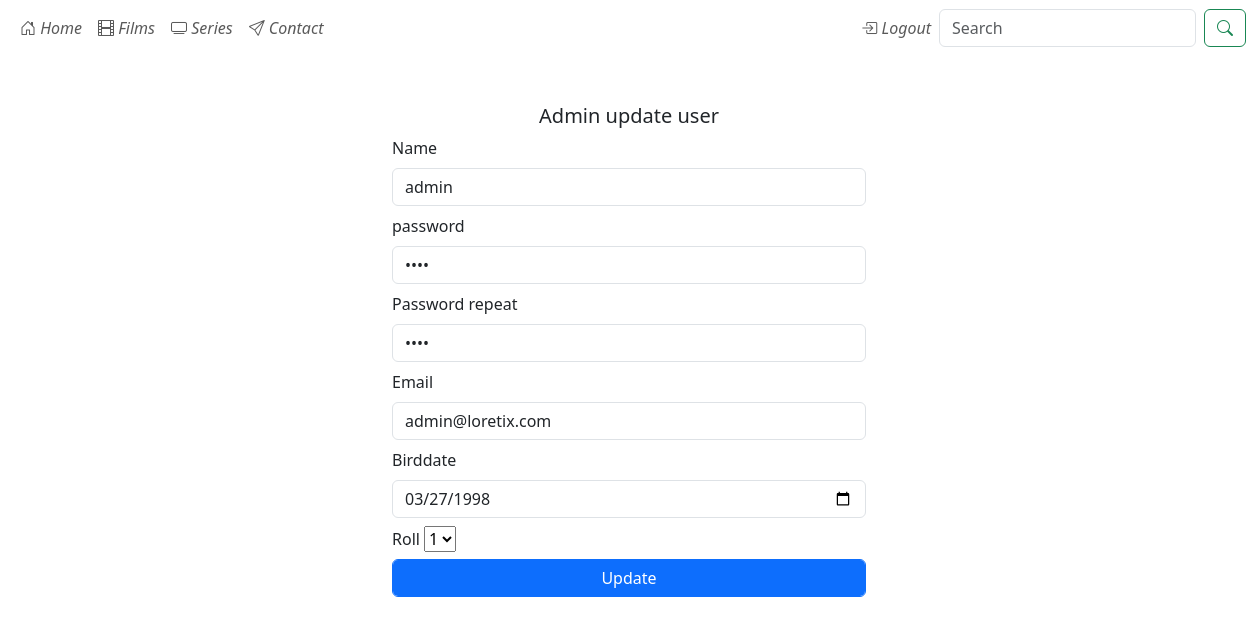
/admin/users/form_update?id=1 (signed in), run on an earlier commit of the app's database.
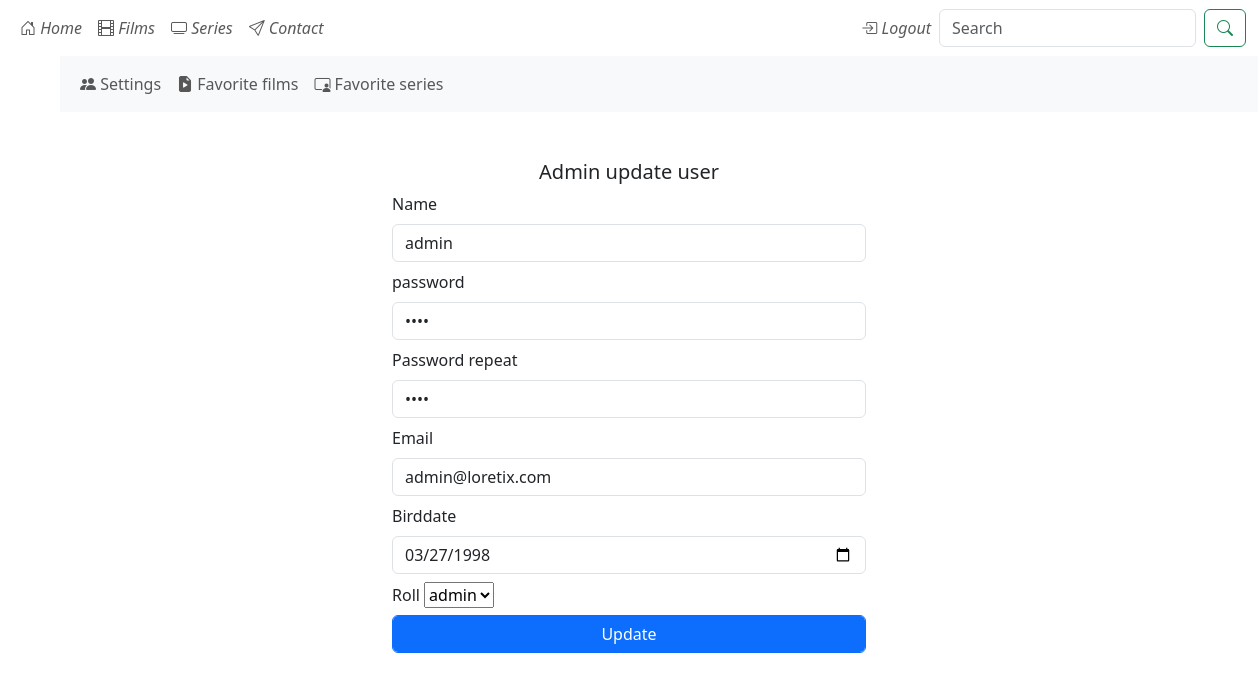
And on a later commit of the database.
### tables this page shows
CREATE TABLE users (
                                    id INTEGER PRIMARY KEY AUTOINCREMENT,
                                    name varchar(255),
                                    password varchar(255),
                                    email varchar(50),
                                    birddate date,
                                    rol varchar(20) default 'normal'
                            );

### main.py (the view)
@app.route("/admin/users/form_update", methods=["POST", "GET"])
def admin_form_update_user():
    if 'name' not in session:
        if session["rol"] != "admin":
            return redirect("/login")
    if (request.method == "GET"):
        id= request.args.get("id")
    elif (request.method == "POST"):
        id =request.form.get("id")
    print("El id es ",id)
    users=sqlite_users.get_user_by_field("id",id)
    user=users[0]
    return render_template("admin/users/form_update.html",user=user)

### data/sqliteClient.py (called while the page is built, shortened)
    def connect(self):
        incializar_bd=False
        if not os.path.exists(self.SQLITE_DB):
            incializar_bd=True
        try:
            self.connection=sqlite3.connect(self.SQLITE_DB, check_same_thread=False)
            self.cursor=self.connection.cursor()
            self.cursor("PRAGMA foreign_keys=ON")
            self.connection.commit()
        except Exception as e:
            print("Exception: ", e)

    def close(self):
        if self.connection!=None:
            self.connection.close()

### data/sqliteUsers.py (called while the page is built)
    def get_user_by_field(self, field, value):
        print ("pasado el valor ", field, value)
        self.sqliteClient.cursor.execute(f"SELECT * FROM users WHERE {field}='{value}'")
        tupla=self.sqliteClient.cursor.fetchall()
        return tupla

### main.py (called while the page is built)
@app.before_request
def before_request_func():
    database.connect()

@app.after_request
def after_request_func(response):
    database.close()
    return response

### templates/admin/users/form_update.html (shortened to what this page needs)
{% extends "base.html" %}
{% block content %}
<div class="container">
    <div class="row">
        <div class="col-6 mx-auto p-5">
            <h5 class="text-center">Admin update user</h5>
            <form action="/admin/users/update" method="post">
                <label for="name" class="form-label">Name</label>
                <input type="text" name="name" class="form-control mb-2" {% if user[1] %} value="{{user[1]}}" {% endif %} required >
                <label for="password" class="form-label">password</label>
                <input type="password" name="password" class="form-control mb-2" {% if user[2] %} value="{{user[2]}}" {% endif %} required>
                <label for="password_repeat" class="form-label">Password repeat</label>
                <input type="password" name="password_repeat" class="form-control mb-2" {% if user[2] %} value="{{user[2]}}" {% endif %} required>
                <label for="email" class="form-label">Email </label>
                <input type="email" name="email" id="email" class="form-control mb-2" {% if user[3] %} value="{{user[3]}}" {% endif %} required>
                <label for="birddate" class="form-label">Birddate </label>
                <input type="date" name="birddate" class="form-control mb-2" {% if user[4] %} value="{{user[4]}}" {% endif %} required>
                <label for="roll" class="form-label">Roll </label>
                <select name="rol" required>
                    <option {% if user[5] %} value="{{user[5]}}" {% endif %} selected>{{user[5]}}</option>
                </select>
                <button type="submit" class="form-control mb-2 btn btn-primary">Update</button>
            </form>
        </div>
    </div>
</div>
{% endblock %}

What changed in the data, as far as the page shows it:
changed users "admin": rol "1" → "admin"
Also different on the page:
text now shown: "Settings Favorite films Favorite series"
